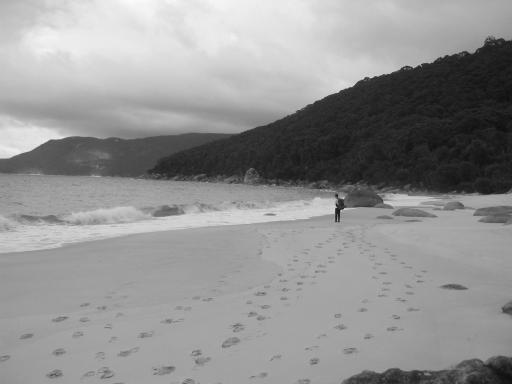
%> input picture 5-ImageStitching/data/left.jpg, 512 x 384 px
$ octave imgStitching.m   (GNU Octave 9; MATLAB toolbox functions it lacks are replaced by stand-ins)
%> lines starting %> are read from the running program, lines starting %| are printed output that depends on the picture; in (x1, y1, x2, y2) boxes, pixels count from 0 and x2, y2 are one past the last pixel; in counts of white or black regions, pixels touching at a corner belong together; the program's own positions count from 1
### 5-ImageStitching/data/myConv2.m
function [resultConv] = myConv2(img,mat)
%
% Convulution function (2 X for loops)
% Can take in double or uint8 for img or mat
% Does not include the blacked out edges
%
sizemat = size(mat);
sizeimg = size(img);

ResultConvRow = (sizeimg(1)-sizemat(1)+1);
ResultConvColumn = (sizeimg(2)-sizemat(2)+1);
img=double(img);
resultConv = zeros(ResultConvRow,ResultConvColumn);

for iterx = 1:1:(ResultConvColumn)
    for itery = 1:1:(ResultConvRow)
        resultConv(itery,iterx) = sum(sum(img(itery:(itery+sizemat(1)-1),iterx:(iterx+sizemat(1)-1)).*mat));

    end
end

### 5-ImageStitching/imgStitching.m
% MD MAHEENUL ISLAM
% 24861030
%% Task 1

clc,clear;

addpath('./data/');

imgleft = double((imread('data/left.jpg')));
%> imgleft: size 384x512 double; min 12, max 251, mean 146; mean of the top-left, top-right, bottom-left and bottom-right quarters 170.8, 101.6, 161.5, 150.3
points_xl = [337, 196, 1;
             467, 289, 1;
             252, 169, 1;
             262, 255, 1;
             241, 135, 1];

imshow(uint8(imgleft));
hold on

for i = 1:1:size(points_xl,1)
    plot(points_xl(i,1),points_xl(i,2),'r+');
end
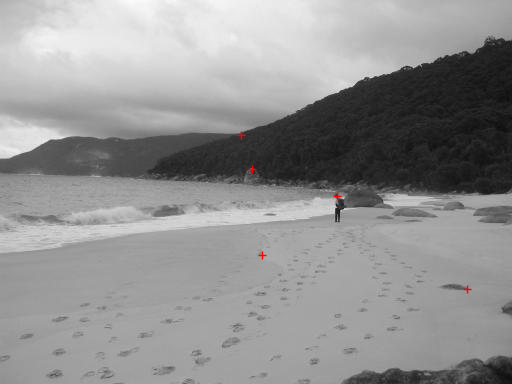
%> figure redrawn from the program's plot data


%% Task 2

H = [1.6010,    -0.0300,   -317.9341;
     0.1279,    1.5325,    -22.5847;
     0.0007,    0,         1.2865];

points_xr = (H*points_xl')';

for i = 1:1:size(points_xr,1)
    points_xr(i,:) = points_xr(i,:)./(points_xr(i,3));
end

hold off
figure()
imgright = double((imread('data/right.jpg')));
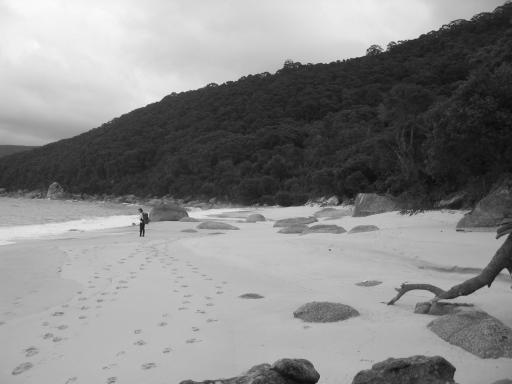
%> input picture 5-ImageStitching/data/right.jpg, 512 x 384 px
%> imgright: size 384x512 double; min 9, max 250, mean 135.9; mean of the top-left, top-right, bottom-left and bottom-right quarters 148.9, 78.7, 172.8, 143.4
imshow(uint8(imgright));
hold on

for i = 1:1:size(points_xr,1)
    plot(points_xr(i,1),points_xr(i,2),'r+');
end
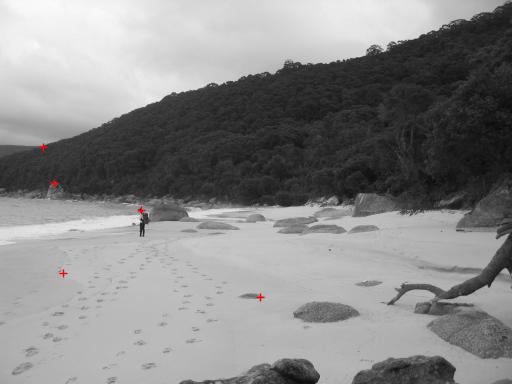
%> figure redrawn from the program's plot data

%% Task 3
w = interp2(imgright,points_xr(:,1),points_xr(:,2))
%> w = [50.75; 118.3; 119.7; 185; 60.85]
disp(uint8(w));
%|    51
%|   118
%|   120
%|   185
%|    61

%% Task 4
% points_right->1 = x
% points_right->2 = y
points_right = zeros(384,1024,2);
filter = zeros(384,1024);
filter((1:384),(1:512)) = 1;
temp = [0, 0, 1];
for x_loc = 1:1:1024
    for y_loc = 1:1:384
        temp(1) = x_loc; temp(2) = y_loc; temp(3) =1;
        temp = (H*temp')';
        temp = temp./temp(3);
        points_right(y_loc,x_loc,1)=temp(1,1);
        points_right(y_loc,x_loc,2)=temp(1,2);
    end
end
imgstitch = interp2(imgright,points_right(:,:,1),points_right(:,:,2));
positionsOfNaN = isnan(imgstitch);
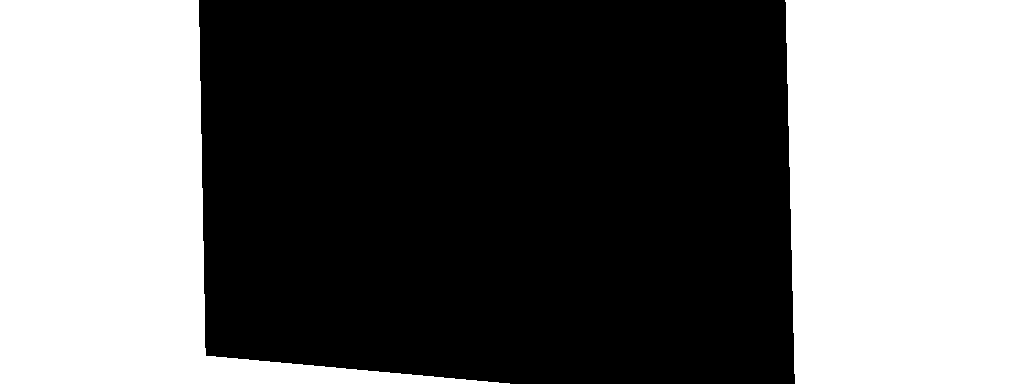
%> positionsOfNaN: size 384x1024 logical; 43.7% white; 2 white regions, box (x1, y1, x2, y2) and area: (785, 0, 1024, 384) 89815, (0, 0, 510, 384) 82182
positionsOfNaN = filter & positionsOfNaN;
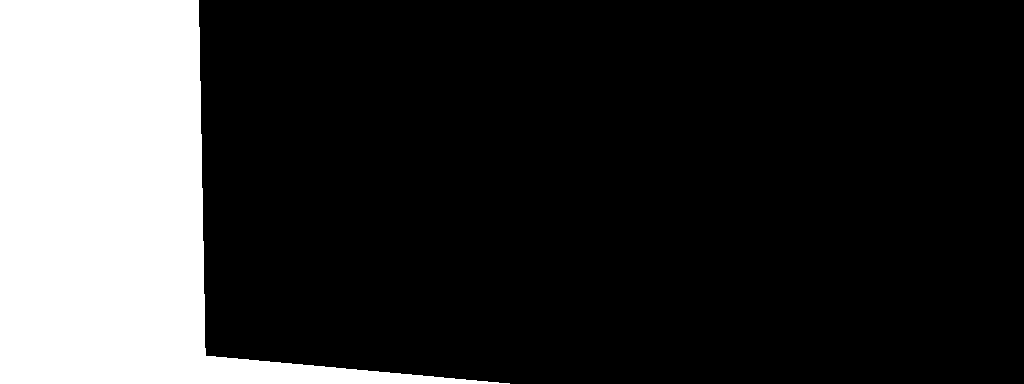
%> positionsOfNaN: size 384x1024 logical; 20.9% white; 1 white region, box (x1, y1, x2, y2) and area: (0, 0, 510, 384) 82182
imgstitch(positionsOfNaN) = imgleft(positionsOfNaN);
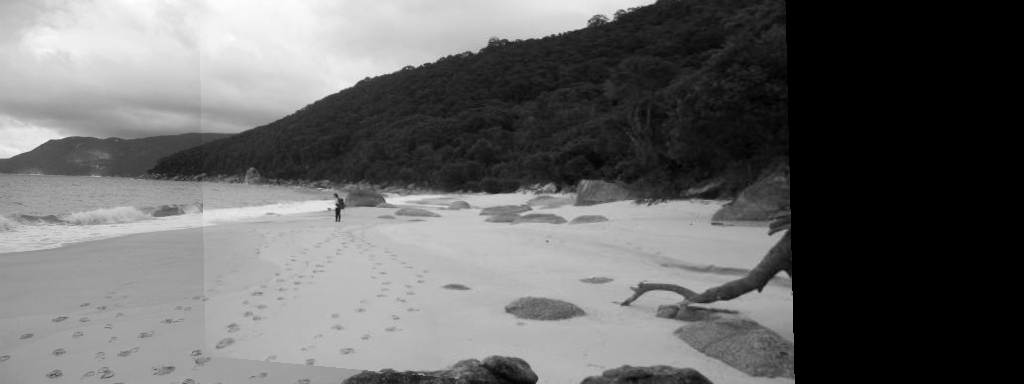
%> imgstitch: size 384x1024 double; 22.84% of the values are NaN or infinite; the others: min 10.31, max 251, mean 136.7; drawn with min black, max white, NaN and infinite black
figure();
imshow(uint8(imgstitch));

%% Task5
%Cropping out black portion
imgfinal = zeros(384,780);
imgfinal(1:384,1:780) = imgstitch(1:384,1:780);
%Partial brightness adjustments
brightpf = 1.06;
imgfinal(positionsOfNaN) = imgstitch(positionsOfNaN).*brightpf;
%Full image brightness adjustments
brightf=0.9;
imgfinal = brightf.*imgfinal;
%Applying Gaussian
h = fspecial('gaussian', 4);
imgfinal = myConv2(imgfinal,h);

figure();
imshow(uint8(imgfinal));
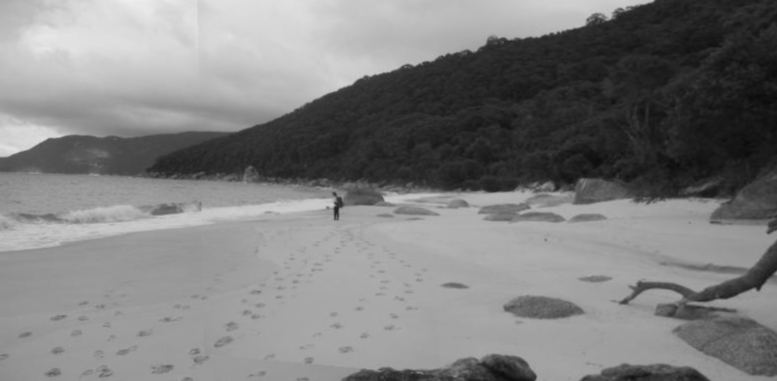
%> displayed picture: size 381x777, on the screen's scale of 0 to 255; min 10, max 238, mean 126.1
imwrite(uint8(imgfinal),'result/Stitched.jpg','jpg','Comment','Stitched Image');
